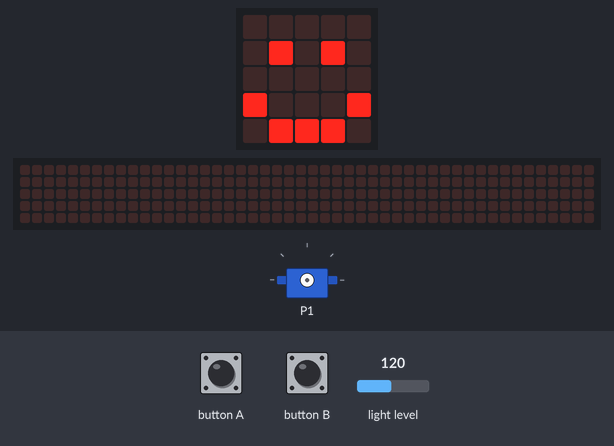
This program was run on a simulated BBC micro:bit (MakeCode). Parts: the board's 5×5 LED display, servo, a strip that is not on the board, showing the scrolling text unrolled. The inputs (shaded band) are chosen by the test bench; at power-on: light level 120. The 48×5 strip is a reading aid, not a part: it shows the text the display is scrolling, unrolled, one strip-width of it at a time.

Above: at 1.8 s.
1.9 s: button B pressed for 0.15 s
At 3.8 s:
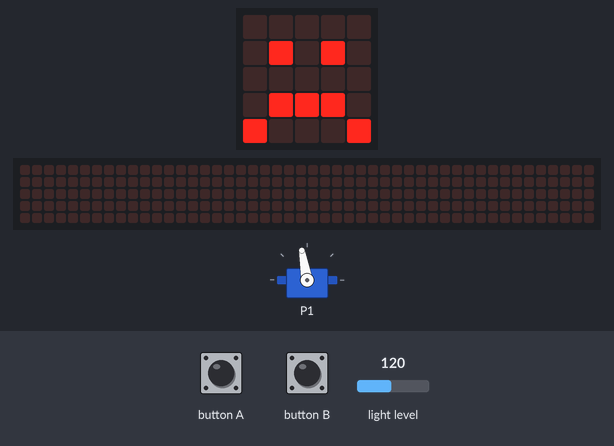
6.4 s: button A pressed for 0.15 s
At 7.09 s:
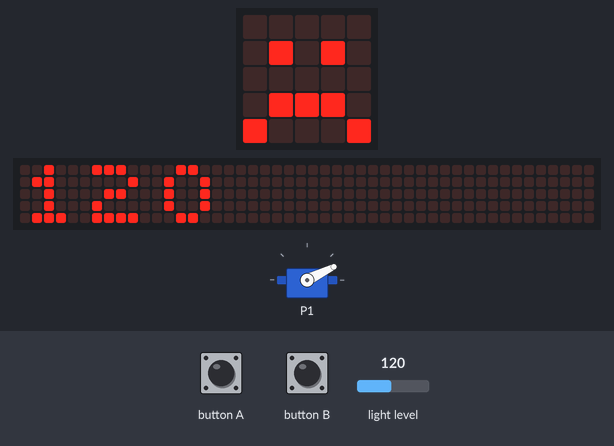
7.1 s: button B pressed for 0.15 s
7.8 s: button A pressed for 0.15 s
8.5 s: light level set to 5
At 14.5 s:
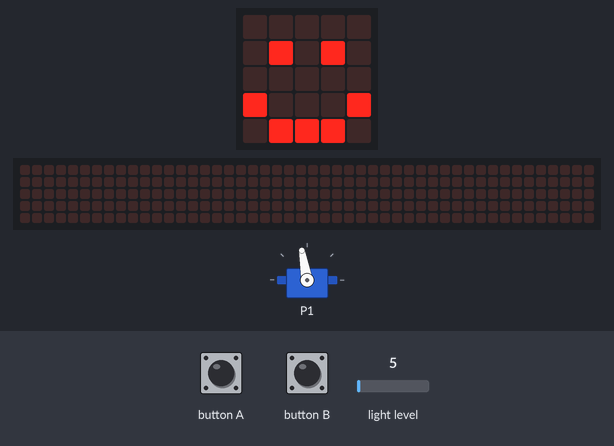
Timing chart, 0 to 16.0 s (numbered marks = the images above; inputs shaded):
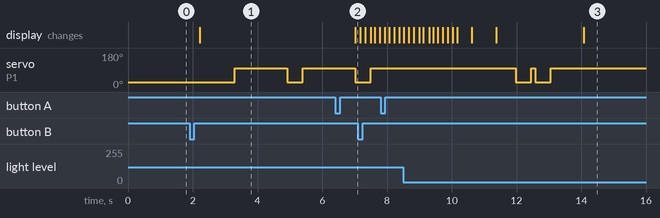

The program:

main.ts
```typescript
input.onButtonPressed(Button.A, function () {
    basic.showNumber(input.lightLevel())
})
input.onButtonPressed(Button.B, function () {
    if (bright == 0) {
        bright = 1
    } else {
        basic.showIcon(IconNames.Sad)
        pins.servoWritePin(AnalogPin.P1, 26)
        basic.pause(480)
        pins.servoWritePin(AnalogPin.P1, 100)
        bright = 0
    }
    basic.pause(500)
})
let bright = 0
basic.showIcon(IconNames.Happy)
bright = input.lightLevel()
bright = 0
basic.forever(function () {
    if (input.lightLevel() > 2 && bright == 1) {
        basic.showIcon(IconNames.Sad)
        pins.servoWritePin(AnalogPin.P1, 26)
        basic.pause(480)
        pins.servoWritePin(AnalogPin.P1, 100)
    } else {
        basic.showIcon(IconNames.Happy)
    }
    basic.pause(1000)
})
```

test.ts
```typescript
// テストはここに来ます。このパッケージが拡張機能として使用されるときにはコンパイルされません。
```

Measured:
- after the input at 1.9 s, servo on P1: 26° → 100° after 1.4 s, → 26° 1.6 s later, → 100° 0.48 s later; the display: changes after 0.32 s (image 1)
- after the input at 6.4 s, the display: changes after 0.62 s (image 2)
- after the input at 8.5 s, the display: first differs from a run without the input after 2.1 s (image 3 shows a later state)
